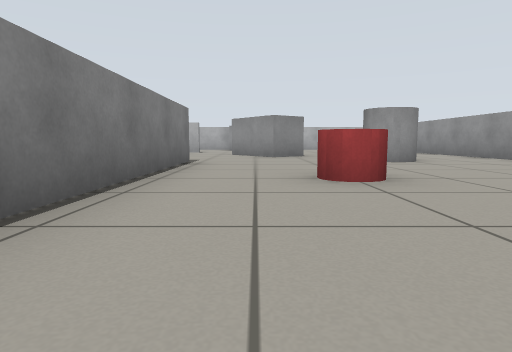
[1] (above)

22 first-person views from a walk through a Gazebo world. The camera is 0.39 m above the floor, tilts 6° down and sees 75° across. The floor is counted in squares, 1 m on a side. Each view is taken from the middle of a square. On the plan, view 1 faces up. The plan holds only what a view shows up to about 9 squares ahead; the rest is blank.

[2]
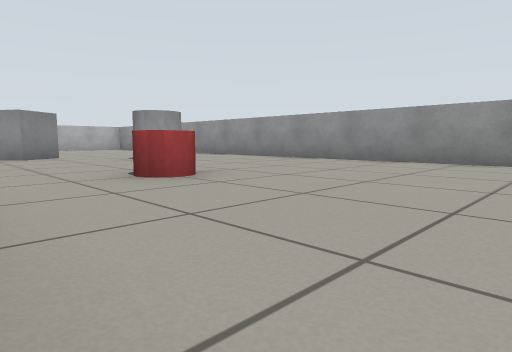

[3]
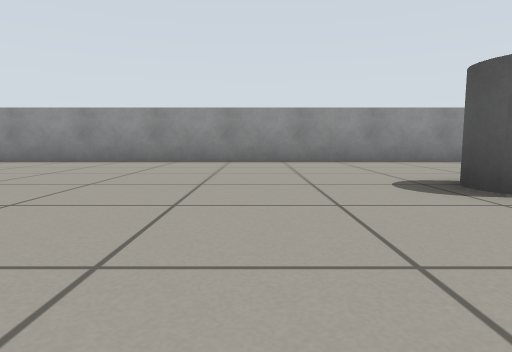

[4]
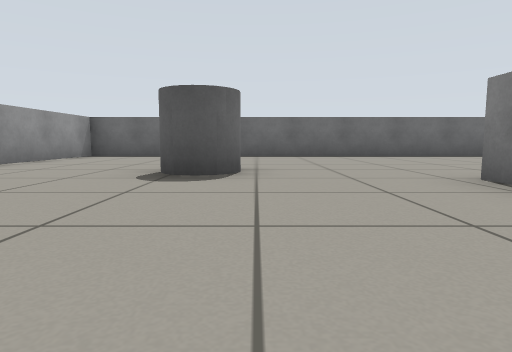

[5]
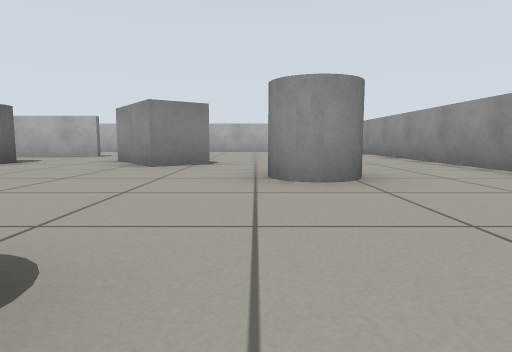

[6]
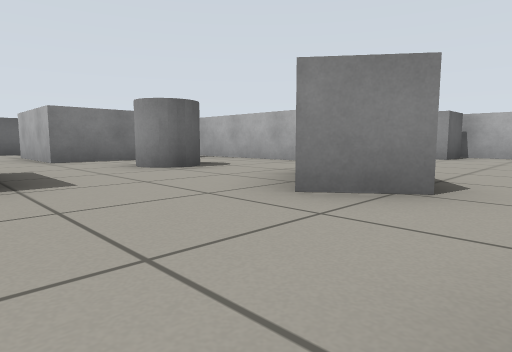

[7]
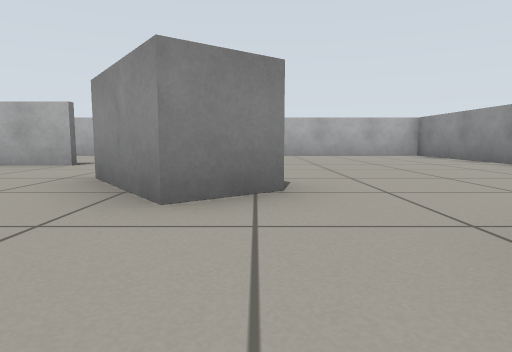

[8]
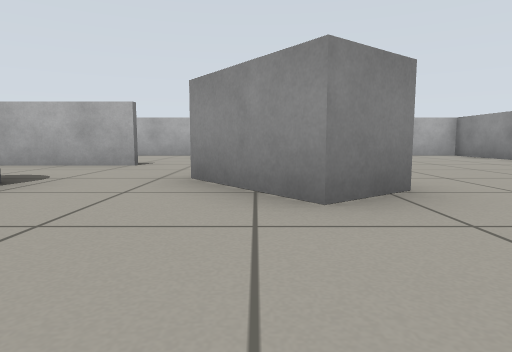

[9]
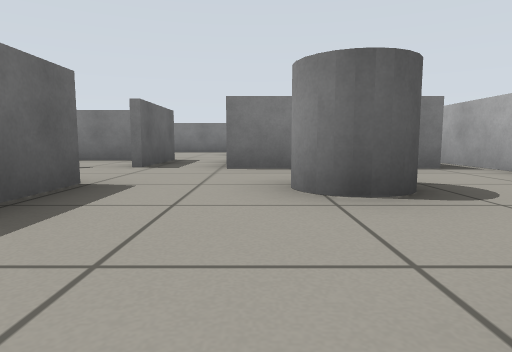

[10]
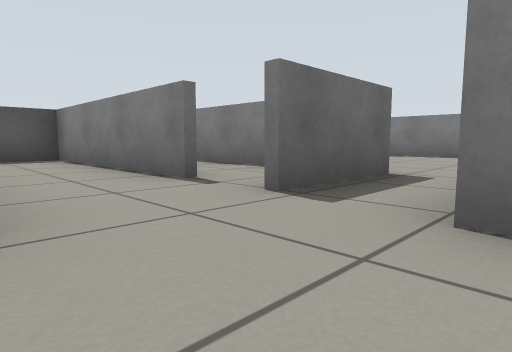

[11]
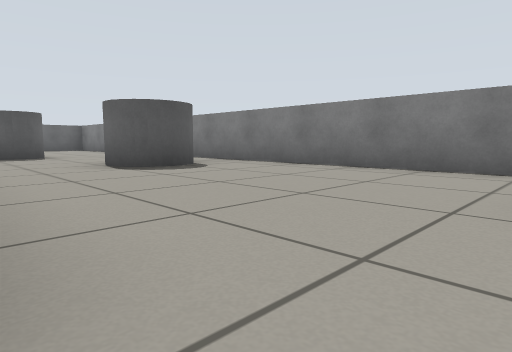

[12]
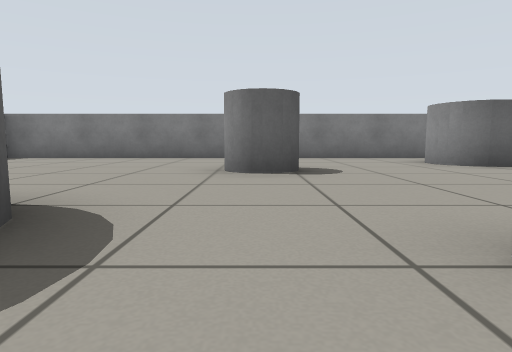

[13]
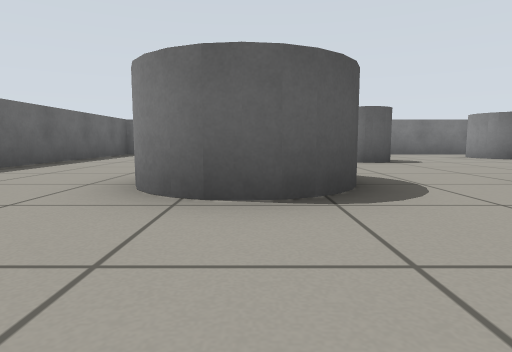

[14]
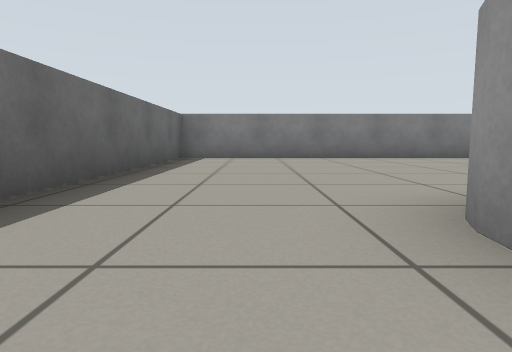

[15]
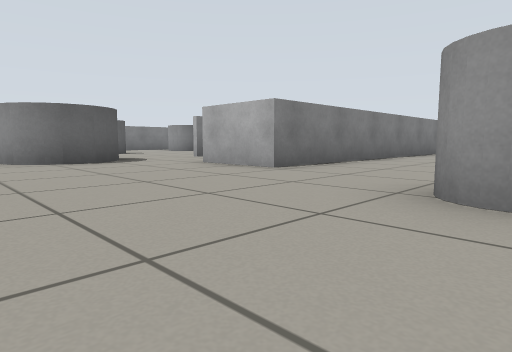

[16]
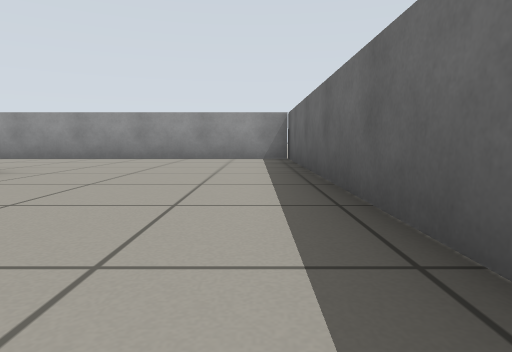

[17]
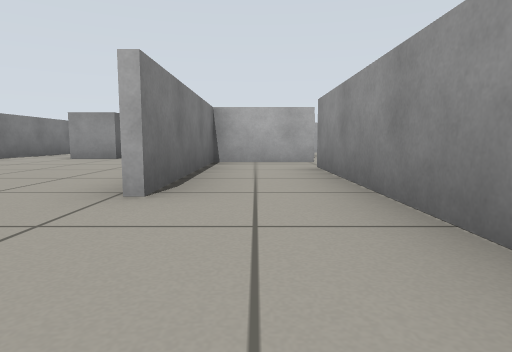

[18]
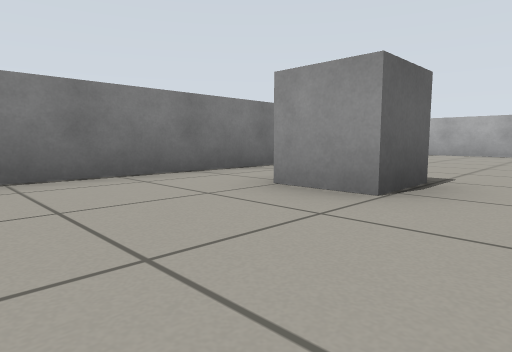

[19]
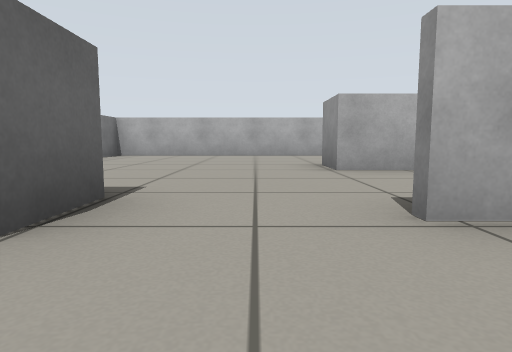

[20]
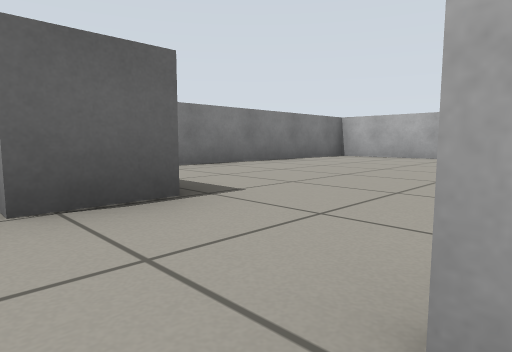

[21]
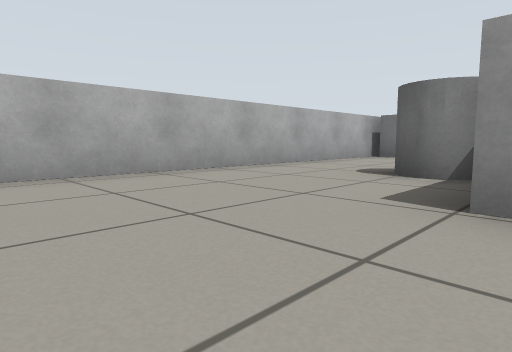

[22]
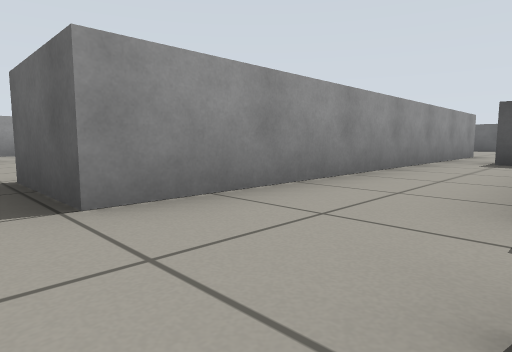

### Floor plan
Key: @ floor where view 1 was taken; # wall or solid block; x gap in a wall; . floor; B grey box; C grey cylinder; R red cylinder.
Columns run from 12 left of view 1 to 6 right of it. Each row starts with its distance up from view 1.
 15 ###################
 14 #..........BB.....#
 13 #.................#
 12 #......C  ........#
 11 #.....#####.......#
 10 #......#....B.....#
  9 #......#.C..BB....#
  8 #.BB.###.....B....#
  7 #.............CC..#
  6 #....###.##....C..#
  5 #....#.x.##.......#
  4 #....#.#.##..R....#
  3 #....#.#.##..R....#
  2 #.CC...#.##.......#
  1 #.C....#.##.......#
  0 #......#B##.@.....#
 -1 #......#.##.......#
 -2 #..CC....##.......#
 -3 #......C.....CC...#
 -4 #.....C C.........#
 -5 #......C..........#
 -6 #.................#
 -7 #.................#
 -8 ###################

Where each view was taken, in squares from view 1:
view 1: 0 up, 0 right, facing up
view 2: 0 up, 1 left, facing up-right
view 3: 1 down, 1 left, facing right
view 4: 1 up, 1 right, facing down
view 5: 3 up, 2 right, facing up
view 6: 6 up, 2 right, facing up-left
view 7: 6 up, 1 right, facing up
view 8: 6 up, 0 right, facing up
view 9: 8 up, 0 right, facing left
view 10: 8 up, 3 left, facing down-left
view 11: 7 up, 7 left, facing down-left
view 12: 2 down, 4 left, facing left
view 13: 4 down, 2 left, facing left
view 14: 6 down, 4 left, facing left
view 15: 6 down, 2 right, facing up-left
view 16: 7 down, 2 left, facing right
view 17: 0 up, 6 left, facing up
view 18: 5 up, 8 left, facing up-left
view 19: 6 up, 8 left, facing up
view 20: 7 up, 7 left, facing up-left
view 21: 11 up, 9 left, facing up-right
view 22: 7 up, 5 left, facing down-right
